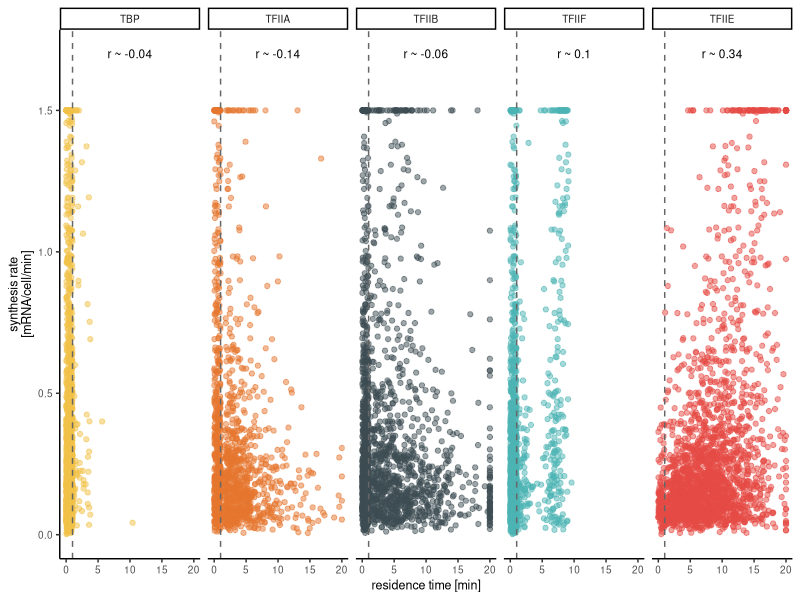

The R script that drew this image:
rm(list = ls())

library(tidyverse)

set.seed(42)

# load synthesis rates
synthesisRates = read.csv("data/synthesisRates.csv")

# upload table with residence times replace <1 min with a random number between 0-1
resTimes = read.csv("data/residence_times_all.csv") %>% 
  pivot_longer(cols = TBP:TFIIF, names_to = "factorName", values_to = "resTime", values_drop_na = TRUE) %>% 
  distinct()

plotResTime = resTimes %>% 
  mutate(randNum = runif(nrow(resTimes), min=0, max=1)) %>% 
  mutate(resTimesNum = ifelse(resTime == "<1", randNum, as.numeric(resTime))) %>% 
  mutate(resTimesNumCropped = ifelse(resTimesNum > 20, 20, resTimesNum)) %>% 
  inner_join(synthesisRates) %>% 
  mutate(croppedRate = ifelse(synthesis_perCell_perMin > 1.5, 1.5, synthesis_perCell_perMin))
plotResTime$factorName = factor(plotResTime$factorName, levels = c("TBP", "TFIIA", "TFIIB", 
                                                                   "TFIIF", "TFIIE"))
# get correlations between residence times and synthesis rates
correlations = plotResTime %>% 
  group_by(factorName) %>% 
  summarise(correlation = cor(synthesis_perCell_perMin, resTimesNum)) %>% 
  mutate(myLabel = paste0("r ~ ", round(correlation, digits = 2)))
correlations$factorName = factor(correlations$factorName, levels = c("TBP", "TFIIA", "TFIIB", 
                                                                   "TFIIF", "TFIIE"))
# plot
colorPalette = c("#F2C249", "#E6772E", "#3D4C53", "#4DB3B3", "#E64A45")
p = ggplot(plotResTime, aes(x = resTimesNumCropped, y = croppedRate, color = factorName))
p + geom_point(alpha = 0.5) + 
  geom_vline(xintercept = 1, linetype = "dashed", color = "grey40") + 
  theme_classic() +
  ylab(paste("synthesis rate", "[mRNA/cell/min]", sep = "\n")) +
  xlab("residence time [min]") +
  theme(panel.background = element_rect(fill = "transparent"), # bg of the panel
        plot.background = element_rect(fill = "transparent", color = NA),
        text = element_text(size=9),
        legend.position = "none",
        panel.grid.major = element_blank(), 
        panel.grid.minor = element_blank()) +
  geom_text(data = correlations, aes(label = myLabel), y = 1.7, x = 10, color = "black", size = 3) +
  facet_wrap(~factorName, nrow = 1) +
  scale_color_manual(values = colorPalette) +
  #geom_smooth(method = "lm", color = "black") +
  ylim(0, 1.7)
